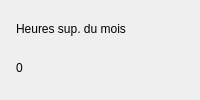
                            <widget class="QFrame" name="statOvertimeCard">
                              <property name="card" stdset="0">
                                <bool>true</bool>
                              </property>
                              <property name="minimumSize">
                                <size>
                                  <width>0</width>
                                  <height>88</height>
                                </size>
                              </property>
                              <layout class="QVBoxLayout" name="statOvertimeLayout">
                                <property name="leftMargin">
                                  <number>16</number>
                                </property>
                                <property name="topMargin">
                                  <number>14</number>
                                </property>
                                <property name="rightMargin">
                                  <number>16</number>
                                </property>
                                <property name="bottomMargin">
                                  <number>12</number>
                                </property>
                                <property name="spacing">
                                  <number>4</number>
                                </property>
                                <item>
                                  <layout class="QHBoxLayout" name="statOvertimeHead">
                                    <property name="leftMargin">
                                      <number>0</number>
                                    </property>
                                    <property name="topMargin">
                                      <number>0</number>
                                    </property>
                                    <property name="rightMargin">
                                      <number>0</number>
                                    </property>
                                    <property name="bottomMargin">
                                      <number>0</number>
                                    </property>
                                    <property name="spacing">
                                      <number>6</number>
                                    </property>
                                    <item>
                                      <widget class="QLabel" name="statOvertimeTitle">
                                        <property name="text">
                                          <string>Heures sup. du mois</string>
                                        </property>
                                        <property name="muted" stdset="0">
                                          <bool>true</bool>
                                        </property>
                                      </widget>
                                    </item>
                                    <item>
                                      <spacer name="statOvertimeSp">
                                        <property name="orientation">
                                          <enum>Qt::Horizontal</enum>
                                        </property>
                                        <property name="sizeHint">
                                          <size>
                                            <width>20</width>
                                            <height>10</height>
                                          </size>
                                        </property>
                                      </spacer>
                                    </item>
                                    <item>
                                      <widget class="QLabel" name="statOvertimeIcon">
                                        <property name="text">
                                          <string/>
                                        </property>
                                        <property name="iconbox" stdset="0">
                                          <bool>true</bool>
                                        </property>
                                        <property name="minimumSize">
                                          <size>
                                            <width>30</width>
                                            <height>30</height>
                                          </size>
                                        </property>
                                        <property name="maximumSize">
                                          <size>
                                            <width>30</width>
                                            <height>30</height>
                                          </size>
                                        </property>
                                        <property name="alignment">
                                          <set>Qt::AlignCenter</set>
                                        </property>
                                      </widget>
                                    </item>
                                  </layout>
                                </item>
                                <item>
                                  <layout class="QHBoxLayout" name="statOvertimeRow">
                                    <property name="leftMargin">
                                      <number>0</number>
                                    </property>
                                    <property name="topMargin">
                                      <number>0</number>
                                    </property>
                                    <property name="rightMargin">
                                      <number>0</number>
                                    </property>
                                    <property name="bottomMargin">
                                      <number>0</number>
                                    </property>
                                    <property name="spacing">
                                      <number>8</number>
                                    </property>
                                    <item>
                                      <widget class="QLabel" name="statOvertimeValue">
                                        <property name="text">
                                          <string>0</string>
                                        </property>
                                        <property name="kpi" stdset="0">
                                          <bool>true</bool>
                                        </property>
                                      </widget>
                                    </item>
                                    <item>
                                      <widget class="QLabel" name="statOvertimeSub">
                                        <property name="text">
                                          <string/>
                                        </property>
                                        <property name="muted" stdset="0">
                                          <bool>true</bool>
                                        </property>
                                        <property name="alignment">
                                          <set>Qt::AlignLeft|Qt::AlignBottom</set>
                                        </property>
                                      </widget>
                                    </item>
                                    <item>
                                      <spacer name="statOvertimeSp2">
                                        <property name="orientation">
                                          <enum>Qt::Horizontal</enum>
                                        </property>
                                        <property name="sizeHint">
                                          <size>
                                            <width>20</width>
                                            <height>10</height>
                                          </size>
                                        </property>
                                      </spacer>
                                    </item>
                                  </layout>
                                </item>
                              </layout>
                            </widget>
